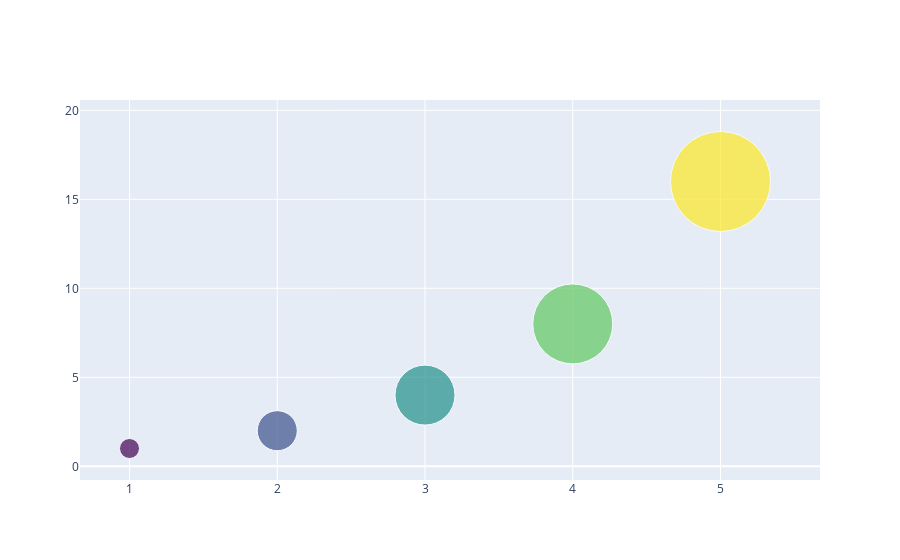

Notebook code for this chart:
### Code cell
x = [1, 2, 3, 4, 5]
y = [1, 2, 4, 8, 16]

fig = go.Figure(data=go.Scatter(x=x, y=y, mode="markers", 
                                marker=dict(size=[20, 40, 60, 80, 100],
                                            
                                            color=[0, 1, 2, 3, 4],
                                            colorscale="Viridis")))
fig.show()

### Figure 1 — Plotly figure (JSON) as saved in the notebook; plotly's stock layout.template omitted (floating-point values rounded to 4 significant figures)
{"data": [{"marker": {"color": [0, 1, 2, 3, 4], "colorscale": [[0, "#440154"], [0.1111, "#482878"], [0.2222, "#3e4989"], [0.3333, "#31688e"], [0.4444, "#26828e"], [0.5556, "#1f9e89"], [0.6667, "#35b779"], [0.7778, "#6ece58"], [0.8889, "#b5de2b"], [1, "#fde725"]], "size": [20, 40, 60, 80, 100]}, "mode": "markers", "type": "scatter", "x": [1, 2, 3, 4, 5], "y": [1, 2, 4, 8, 16]}], "layout": {}}
